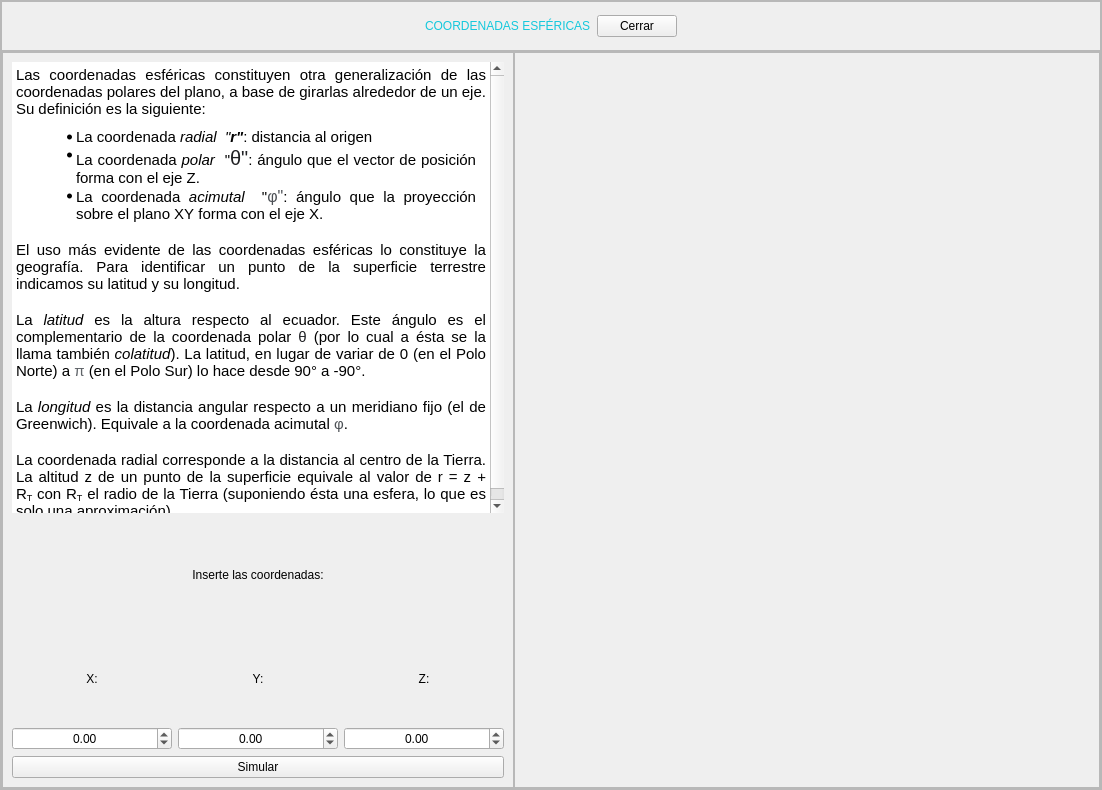
<?xml version="1.0" encoding="UTF-8"?>
<ui version="4.0">
 <class>MainWindow</class>
 <widget class="QMainWindow" name="MainWindow">
  <property name="geometry">
   <rect>
    <x>0</x>
    <y>0</y>
    <width>1102</width>
    <height>790</height>
   </rect>
  </property>
  <property name="windowTitle">
   <string>MainWindow</string>
  </property>
  <widget class="QWidget" name="centralwidget">
   <layout class="QVBoxLayout" name="verticalLayout">
    <property name="spacing">
     <number>0</number>
    </property>
    <property name="leftMargin">
     <number>0</number>
    </property>
    <property name="topMargin">
     <number>0</number>
    </property>
    <property name="rightMargin">
     <number>0</number>
    </property>
    <property name="bottomMargin">
     <number>0</number>
    </property>
    <item>
     <widget class="QFrame" name="frame">
      <property name="frameShape">
       <enum>QFrame::StyledPanel</enum>
      </property>
      <property name="frameShadow">
       <enum>QFrame::Raised</enum>
      </property>
      <layout class="QVBoxLayout" name="verticalLayout_2" stretch="1,8">
       <property name="spacing">
        <number>0</number>
       </property>
       <property name="leftMargin">
        <number>0</number>
       </property>
       <property name="topMargin">
        <number>0</number>
       </property>
       <property name="rightMargin">
        <number>0</number>
       </property>
       <property name="bottomMargin">
        <number>0</number>
       </property>
       <item>
        <widget class="QFrame" name="frame_2">
         <property name="maximumSize">
          <size>
           <width>16777215</width>
           <height>50</height>
          </size>
         </property>
         <property name="styleSheet">
          <string notr="true">QLabel{
font: 87 12pt &quot;Arial Black&quot;;
color: rgb(20, 200,220);
}

QPushButton{
	font: 10pt &quot;MS Shell Dlg 2&quot;;
}</string>
         </property>
         <property name="frameShape">
          <enum>QFrame::StyledPanel</enum>
         </property>
         <property name="frameShadow">
          <enum>QFrame::Raised</enum>
         </property>
         <layout class="QHBoxLayout" name="horizontalLayout">
          <item>
           <spacer name="horizontalSpacer">
            <property name="orientation">
             <enum>Qt::Horizontal</enum>
            </property>
            <property name="sizeHint" stdset="0">
             <size>
              <width>353</width>
              <height>20</height>
             </size>
            </property>
           </spacer>
          </item>
          <item>
           <widget class="QLabel" name="label">
            <property name="text">
             <string>COORDENADAS ESFÉRICAS</string>
            </property>
           </widget>
          </item>
          <item>
           <widget class="QPushButton" name="button_cerrar">
            <property name="text">
             <string>Cerrar</string>
            </property>
           </widget>
          </item>
          <item>
           <spacer name="horizontalSpacer_2">
            <property name="orientation">
             <enum>Qt::Horizontal</enum>
            </property>
            <property name="sizeHint" stdset="0">
             <size>
              <width>353</width>
              <height>20</height>
             </size>
            </property>
           </spacer>
          </item>
         </layout>
        </widget>
       </item>
       <item>
        <widget class="QFrame" name="frame_3">
         <property name="frameShape">
          <enum>QFrame::StyledPanel</enum>
         </property>
         <property name="frameShadow">
          <enum>QFrame::Raised</enum>
         </property>
         <layout class="QHBoxLayout" name="horizontalLayout_2" stretch="7,8">
          <property name="spacing">
           <number>0</number>
          </property>
          <property name="leftMargin">
           <number>0</number>
          </property>
          <property name="topMargin">
           <number>0</number>
          </property>
          <property name="rightMargin">
           <number>0</number>
          </property>
          <property name="bottomMargin">
           <number>0</number>
          </property>
          <item>
           <widget class="QFrame" name="frame_4">
            <property name="styleSheet">
             <string notr="true">QLabel{
	font: 10pt &quot;MS Shell Dlg 2&quot;;
}

QPushButton{
	font: 10pt &quot;MS Shell Dlg 2&quot;;
}

QDoubleSpinBox{
	font: 10pt &quot;MS Shell Dlg 2&quot;;
}</string>
            </property>
            <property name="frameShape">
             <enum>QFrame::StyledPanel</enum>
            </property>
            <property name="frameShadow">
             <enum>QFrame::Raised</enum>
            </property>
            <layout class="QVBoxLayout" name="verticalLayout_3" stretch="4,1,1,1">
             <item>
              <widget class="QTextEdit" name="textEdit">
               <property name="frameShape">
                <enum>QFrame::NoFrame</enum>
               </property>
               <property name="frameShadow">
                <enum>QFrame::Plain</enum>
               </property>
               <property name="readOnly">
                <bool>true</bool>
               </property>
               <property name="html">
                <string>&lt;!DOCTYPE HTML PUBLIC &quot;-//W3C//DTD HTML 4.0//EN&quot; &quot;http://www.w3.org/TR/REC-html40/strict.dtd&quot;&gt;
&lt;html&gt;&lt;head&gt;&lt;meta name=&quot;qrichtext&quot; content=&quot;1&quot; /&gt;&lt;style type=&quot;text/css&quot;&gt;
p, li { white-space: pre-wrap; }
&lt;/style&gt;&lt;/head&gt;&lt;body style=&quot; font-family:'MS Shell Dlg 2'; font-size:7.8pt; font-weight:400; font-style:normal;&quot;&gt;
&lt;p align=&quot;justify&quot; style=&quot; margin-top:0px; margin-bottom:0px; margin-left:0px; margin-right:0px; -qt-block-indent:0; text-indent:0px;&quot;&gt;&lt;span style=&quot; font-family:'Roboto Slab,Cambria,Lucida Grande,Verdana,Arial,sans-serif'; font-size:11pt; color:#000000; background-color:#ffffff;&quot;&gt;Las coordenadas esféricas constituyen otra generalización de las coordenadas polares del plano, a base de girarlas alrededor de un eje. Su definición es la siguiente:&lt;/span&gt;&lt;/p&gt;
&lt;ul style=&quot;margin-top: 0px; margin-bottom: 0px; margin-left: 0px; margin-right: 0px; -qt-list-indent: 1;&quot;&gt;&lt;li style=&quot; font-family:'Roboto Slab,Cambria,Lucida Grande,Verdana,Arial,sans-serif'; font-size:11pt; color:#000000;&quot; align=&quot;justify&quot; style=&quot; margin-top:10px; margin-bottom:0px; margin-left:20px; margin-right:10px; -qt-block-indent:0; text-indent:0px;&quot;&gt;La coordenada &lt;span style=&quot; font-style:italic;&quot;&gt;radial&lt;/span&gt; &lt;span style=&quot; font-style:italic;&quot;&gt; &amp;quot;&lt;/span&gt;&lt;span style=&quot; font-weight:600; font-style:italic;&quot;&gt;r&amp;quot;&lt;/span&gt;: distancia al origen&lt;/li&gt;
&lt;li style=&quot; font-family:'Roboto Slab,Cambria,Lucida Grande,Verdana,Arial,sans-serif'; font-size:11pt; color:#000000;&quot; align=&quot;justify&quot; style=&quot; margin-top:0px; margin-bottom:0px; margin-left:20px; margin-right:10px; -qt-block-indent:0; text-indent:0px;&quot;&gt;La coordenada &lt;span style=&quot; font-style:italic;&quot;&gt;polar&lt;/span&gt;  &amp;quot;&lt;span style=&quot; font-family:'Google Sans,arial,sans-serif'; font-size:20px; color:#202124; background-color:#ffffff;&quot;&gt;θ&amp;quot;&lt;/span&gt;: ángulo que el vector de posición forma con el eje Z.&lt;/li&gt;
&lt;li style=&quot; font-family:'Roboto Slab,Cambria,Lucida Grande,Verdana,Arial,sans-serif'; font-size:11pt; color:#000000;&quot; align=&quot;justify&quot; style=&quot; margin-top:0px; margin-bottom:10px; margin-left:20px; margin-right:10px; -qt-block-indent:0; text-indent:0px;&quot;&gt;La coordenada &lt;span style=&quot; font-style:italic;&quot;&gt;acimutal&lt;/span&gt;  &amp;quot;&lt;span style=&quot; font-family:'Google Sans,arial,sans-serif'; font-size:16px; color:#4d5156; background-color:#ffffff;&quot;&gt;φ&amp;quot;&lt;/span&gt;: ángulo que la proyección sobre el plano XY forma con el eje X.&lt;/li&gt;&lt;/ul&gt;
&lt;p align=&quot;justify&quot; style=&quot; margin-top:18px; margin-bottom:18px; margin-left:0px; margin-right:0px; -qt-block-indent:0; text-indent:0px; background-color:#ffffff;&quot;&gt;&lt;span style=&quot; font-family:'Roboto Slab,Cambria,Lucida Grande,Verdana,Arial,sans-serif'; font-size:11pt; color:#000000; background-color:#ffffff;&quot;&gt;El uso más evidente de las coordenadas esféricas lo constituye la geografía. Para identificar un punto de la superficie terrestre indicamos su latitud y su longitud.&lt;/span&gt;&lt;/p&gt;
&lt;p align=&quot;justify&quot; style=&quot; margin-top:18px; margin-bottom:18px; margin-left:0px; margin-right:0px; -qt-block-indent:0; text-indent:0px; background-color:#ffffff;&quot;&gt;&lt;span style=&quot; font-family:'Roboto Slab,Cambria,Lucida Grande,Verdana,Arial,sans-serif'; font-size:11pt; color:#000000; background-color:#ffffff;&quot;&gt;La&lt;/span&gt;&lt;span style=&quot; font-family:'Roboto Slab,Cambria,Lucida Grande,Verdana,Arial,sans-serif'; font-size:11pt; color:#000000;&quot;&gt; &lt;/span&gt;&lt;span style=&quot; font-family:'Roboto Slab,Cambria,Lucida Grande,Verdana,Arial,sans-serif'; font-size:11pt; font-style:italic; color:#000000;&quot;&gt;latitud&lt;/span&gt;&lt;span style=&quot; font-family:'Roboto Slab,Cambria,Lucida Grande,Verdana,Arial,sans-serif'; font-size:11pt; color:#000000;&quot;&gt; es la altura respecto al ecuador. Este ángulo es el complementario de la coordenada polar &lt;/span&gt;&lt;span style=&quot; font-family:'Google Sans,arial,sans-serif'; font-size:11pt; color:#202124; background-color:#ffffff;&quot;&gt;θ&lt;/span&gt;&lt;span style=&quot; font-family:'Roboto Slab,Cambria,Lucida Grande,Verdana,Arial,sans-serif'; font-size:11pt; color:#000000;&quot;&gt; (por lo cual a ésta se la llama también &lt;/span&gt;&lt;span style=&quot; font-family:'Roboto Slab,Cambria,Lucida Grande,Verdana,Arial,sans-serif'; font-size:11pt; font-style:italic; color:#000000;&quot;&gt;colatitud&lt;/span&gt;&lt;span style=&quot; font-family:'Roboto Slab,Cambria,Lucida Grande,Verdana,Arial,sans-serif'; font-size:11pt; color:#000000;&quot;&gt;). La latitud, en lugar de variar de 0 (en el Polo Norte) a &lt;/span&gt;&lt;span style=&quot; font-family:'arial,sans-serif'; font-size:11pt; color:#5f6368; background-color:#ffffff;&quot;&gt;π&lt;/span&gt;&lt;span style=&quot; font-family:'Roboto Slab,Cambria,Lucida Grande,Verdana,Arial,sans-serif'; font-size:11pt; color:#000000;&quot;&gt; (en el Polo Sur) lo hace desde 90° a -90°.&lt;/span&gt;&lt;/p&gt;
&lt;p align=&quot;justify&quot; style=&quot; margin-top:18px; margin-bottom:18px; margin-left:0px; margin-right:0px; -qt-block-indent:0; text-indent:0px; background-color:#ffffff;&quot;&gt;&lt;span style=&quot; font-family:'Roboto Slab,Cambria,Lucida Grande,Verdana,Arial,sans-serif'; font-size:11pt; color:#000000; background-color:#ffffff;&quot;&gt;La&lt;/span&gt;&lt;span style=&quot; font-family:'Roboto Slab,Cambria,Lucida Grande,Verdana,Arial,sans-serif'; font-size:11pt; color:#000000;&quot;&gt; &lt;/span&gt;&lt;span style=&quot; font-family:'Roboto Slab,Cambria,Lucida Grande,Verdana,Arial,sans-serif'; font-size:11pt; font-style:italic; color:#000000;&quot;&gt;longitud&lt;/span&gt;&lt;span style=&quot; font-family:'Roboto Slab,Cambria,Lucida Grande,Verdana,Arial,sans-serif'; font-size:11pt; color:#000000;&quot;&gt; es la distancia angular respecto a un meridiano fijo (el de Greenwich). Equivale a la coordenada acimutal &lt;/span&gt;&lt;span style=&quot; font-family:'arial,sans-serif'; font-size:11pt; color:#4d5156; background-color:#ffffff;&quot;&gt;φ&lt;/span&gt;&lt;span style=&quot; font-family:'Roboto Slab,Cambria,Lucida Grande,Verdana,Arial,sans-serif'; font-size:11pt; color:#000000;&quot;&gt;.&lt;/span&gt;&lt;/p&gt;
&lt;p align=&quot;justify&quot; style=&quot; margin-top:18px; margin-bottom:18px; margin-left:0px; margin-right:0px; -qt-block-indent:0; text-indent:0px; background-color:#ffffff;&quot;&gt;&lt;span style=&quot; font-family:'Roboto Slab,Cambria,Lucida Grande,Verdana,Arial,sans-serif'; font-size:11pt; color:#000000; background-color:#ffffff;&quot;&gt;La coordenada radial corresponde a la distancia al centro de la Tierra. La altitud&lt;/span&gt;&lt;span style=&quot; font-family:'Roboto Slab,Cambria,Lucida Grande,Verdana,Arial,sans-serif'; font-size:11pt; color:#000000;&quot;&gt; z de un punto de la superficie equivale al valor de r = z + R&lt;/span&gt;&lt;span style=&quot; font-family:'Roboto Slab,Cambria,Lucida Grande,Verdana,Arial,sans-serif'; font-size:11pt; color:#000000; vertical-align:sub;&quot;&gt;T&lt;/span&gt;&lt;span style=&quot; font-family:'Roboto Slab,Cambria,Lucida Grande,Verdana,Arial,sans-serif'; font-size:11pt; color:#000000;&quot;&gt; con R&lt;/span&gt;&lt;span style=&quot; font-family:'Roboto Slab,Cambria,Lucida Grande,Verdana,Arial,sans-serif'; font-size:11pt; color:#000000; vertical-align:sub;&quot;&gt;T&lt;/span&gt;&lt;span style=&quot; font-family:'Roboto Slab,Cambria,Lucida Grande,Verdana,Arial,sans-serif'; font-size:11pt; color:#000000;&quot;&gt; el radio de la Tierra (suponiendo ésta una esfera, lo que es solo una aproximación).&lt;/span&gt;&lt;/p&gt;&lt;/body&gt;&lt;/html&gt;</string>
               </property>
              </widget>
             </item>
             <item>
              <widget class="QLabel" name="label_2">
               <property name="styleSheet">
                <string notr="true"/>
               </property>
               <property name="text">
                <string>Inserte las coordenadas:</string>
               </property>
               <property name="alignment">
                <set>Qt::AlignCenter</set>
               </property>
              </widget>
             </item>
             <item>
              <layout class="QGridLayout" name="gridLayout">
               <item row="0" column="1">
                <widget class="QLabel" name="label_4">
                 <property name="text">
                  <string>Y:</string>
                 </property>
                 <property name="alignment">
                  <set>Qt::AlignCenter</set>
                 </property>
                </widget>
               </item>
               <item row="0" column="2">
                <widget class="QLabel" name="label_5">
                 <property name="text">
                  <string>Z:</string>
                 </property>
                 <property name="alignment">
                  <set>Qt::AlignCenter</set>
                 </property>
                </widget>
               </item>
               <item row="0" column="0">
                <widget class="QLabel" name="label_3">
                 <property name="text">
                  <string>X:</string>
                 </property>
                 <property name="alignment">
                  <set>Qt::AlignCenter</set>
                 </property>
                </widget>
               </item>
               <item row="1" column="0">
                <widget class="QDoubleSpinBox" name="sBox_X">
                 <property name="alignment">
                  <set>Qt::AlignCenter</set>
                 </property>
                 <property name="minimum">
                  <double>-100000.000000000000000</double>
                 </property>
                 <property name="maximum">
                  <double>100000.000000000000000</double>
                 </property>
                </widget>
               </item>
               <item row="1" column="1">
                <widget class="QDoubleSpinBox" name="sBox_Y">
                 <property name="alignment">
                  <set>Qt::AlignCenter</set>
                 </property>
                 <property name="minimum">
                  <double>-100000.000000000000000</double>
                 </property>
                 <property name="maximum">
                  <double>100000.000000000000000</double>
                 </property>
                </widget>
               </item>
               <item row="1" column="2">
                <widget class="QDoubleSpinBox" name="sBox_Z">
                 <property name="alignment">
                  <set>Qt::AlignCenter</set>
                 </property>
                 <property name="minimum">
                  <double>-100000.000000000000000</double>
                 </property>
                 <property name="maximum">
                  <double>100000.000000000000000</double>
                 </property>
                </widget>
               </item>
              </layout>
             </item>
             <item>
              <widget class="QPushButton" name="button_simular">
               <property name="text">
                <string>Simular</string>
               </property>
              </widget>
             </item>
            </layout>
           </widget>
          </item>
          <item>
           <widget class="QFrame" name="frame_5">
            <property name="frameShape">
             <enum>QFrame::StyledPanel</enum>
            </property>
            <property name="frameShadow">
             <enum>QFrame::Raised</enum>
            </property>
            <layout class="QVBoxLayout" name="verticalLayout_5">
             <item>
              <layout class="QVBoxLayout" name="graf_esfe"/>
             </item>
            </layout>
           </widget>
          </item>
         </layout>
        </widget>
       </item>
      </layout>
     </widget>
    </item>
   </layout>
  </widget>
 </widget>
 <resources/>
 <connections/>
</ui>
